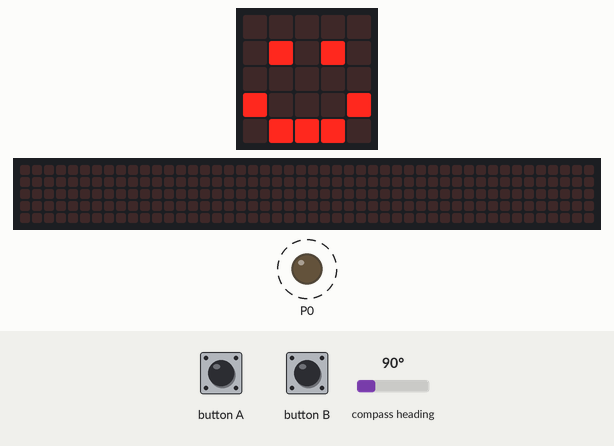
Recording of a program running on a simulated BBC micro:bit running MicroPython. Parts: the board's 5×5 LED display, a strip that is not on the board, showing the scrolling text unrolled, output pins drawn as LEDs (lit = HIGH). Dashed ring = blinking. The test bench sets the inputs (shaded band); at power-on: compass heading 90°. Random numbers come from a fixed seed; the 48×5 strip is a reading aid, not a part: it shows the text the display is scrolling, unrolled, one strip-width of it at a time; the compass is already calibrated.

Above: at 1.36 s.
1.4 s: button A pressed for 0.15 s
At 1.49 s:
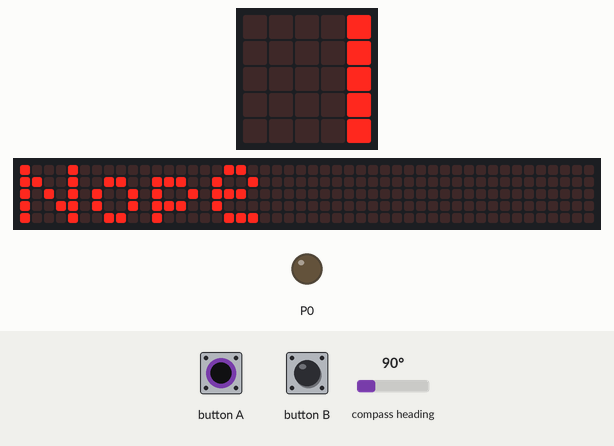
3.3 s: compass heading set to 7°
6.3 s: button A pressed for 1 s
At 6.62 s:
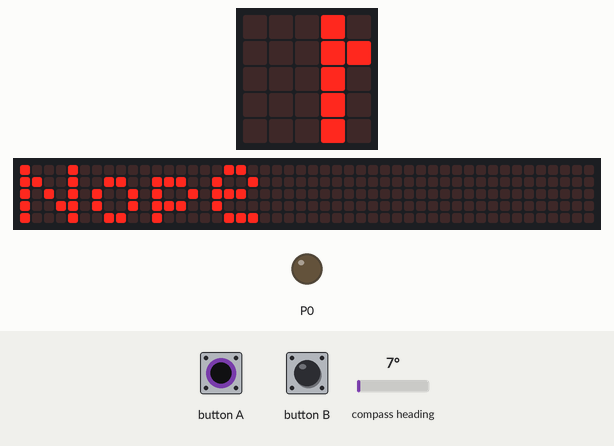
8.8 s: compass heading set to 269°
At 10.9 s:
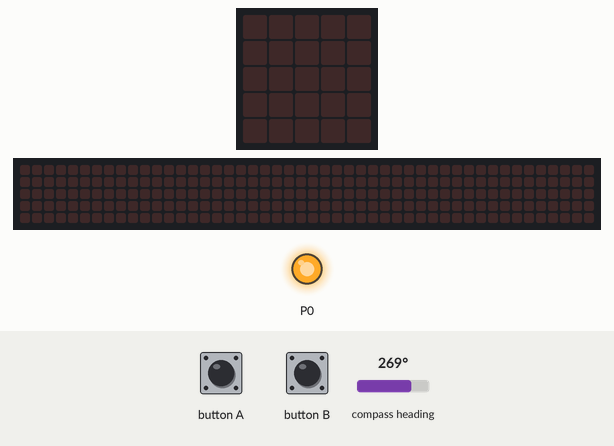
Timing chart, 0 to 11.3 s (numbered marks = the images above; inputs shaded):
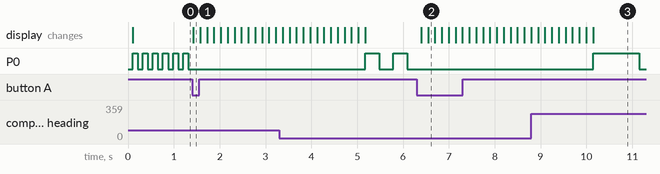

Measured:
- after the input at 1.4 s, the display: changes at once (image 1)
- after the input at 6.3 s, the display: first changes after 0.10 s (image 2 shows a later state)
- by itself, P0: alternates HIGH for 0.31 s and LOW for 0.31 s

The program:

kitronic_08.py
```python
import random

import music

from microbit import *

BUTTON_A = "A"
BUTTON_B = "B"


class Main:
    def __init__(self):
        self._debounce = {BUTTON_A: False, BUTTON_B: False}
        self._buttons = {BUTTON_A: button_a, BUTTON_B: button_b}
        self._reset_goal()
        compass.calibrate()
        display.show(Image.HAPPY)

    def main(self):
        while True:
            self._forever()

    def _forever(self):
        direction = compass.heading()
        difference = abs(self.goal - direction)
        self._blink(difference)
        if self._rising_edge(BUTTON_A):
            if difference < 15:
                display.scroll("Winner")
                self._reset_goal()
            else:
                display.scroll("Nope")

    def _blink(self, difference):
        pin0.write_digital(1)
        sleep(difference * 5)
        pin0.write_digital(0)
        sleep(difference * 5)

    def _reset_goal(self):
        self.goal = random.randint(0, 360)

    def _rising_edge(self, button: str):
        real_button = self._buttons[button]
        if real_button.is_pressed() and not self._debounce[button]:
            self._debounce[button] = True
            return True
        elif not real_button.is_pressed():
            self._debounce[button] = False
        return False


if __name__ == "__main__":
    Main().main()
```
